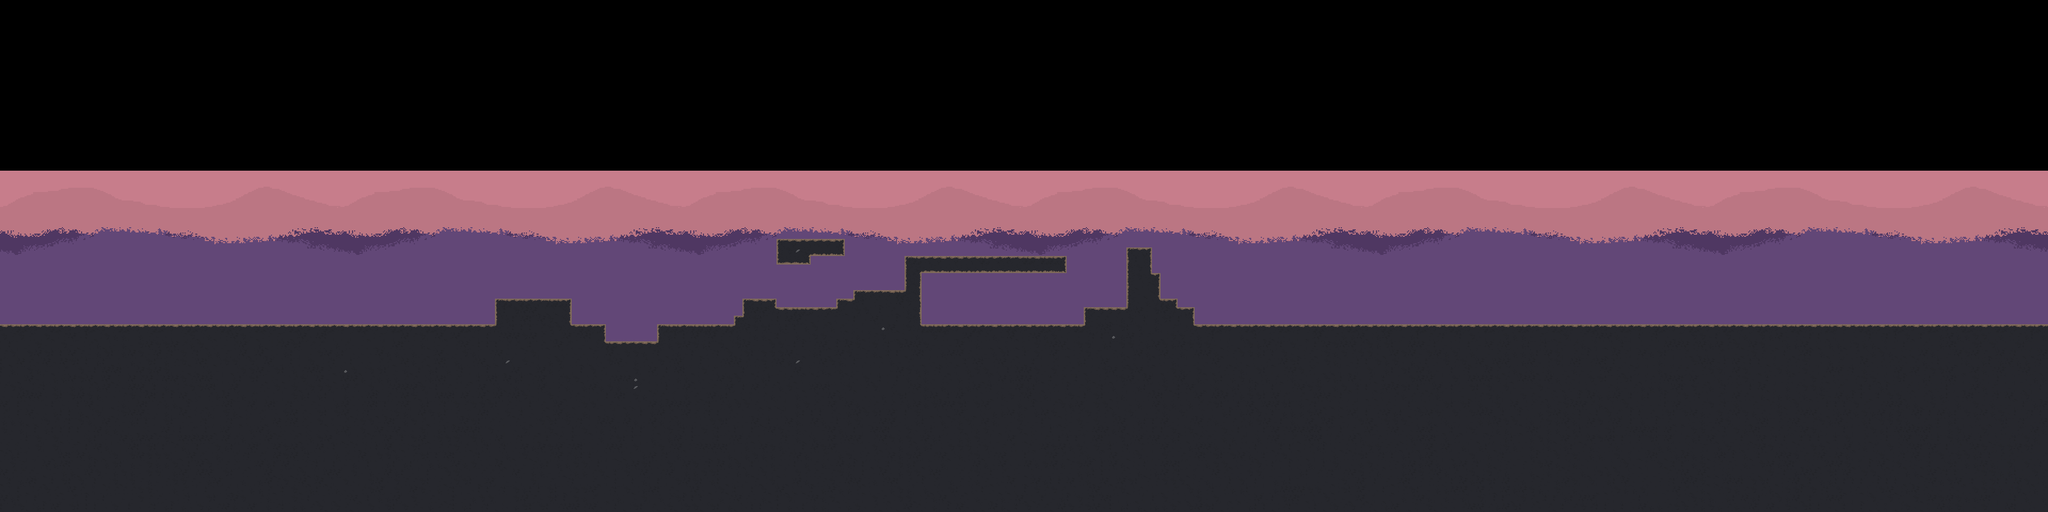

Rendered tile map (Tiled .tmx) drawn with the repository's tilesets; below, a short description and the map source with its tile grids summarised:
An orthogonal 240x60 tile map with 16x16 px tiles, 2 tile layers (Background, Ground), 2 tilesets and 24 objects (5x enemy, playerStart, goal).

<map version="1.2" tiledversion="1.3.4" orientation="orthogonal" renderorder="right-down" width="240" height="60" tilewidth="16" tileheight="16" infinite="0" nextlayerid="9" nextobjectid="81">
 <editorsettings>
  <export format="lua" />
 </editorsettings>
 <tileset firstgid="1" source="../assets/background.tsx" />
 <tileset firstgid="801" source="../assets/main.tsx" />
 <layer id="6" name="Background" width="240" height="60">
  <data>[14400 cells, 4800 non-empty, 800 distinct tile ids]</data>
 </layer>
 <layer id="7" name="Ground" width="240" height="60">
  <data>[14400 cells, 5475 non-empty, 32 distinct tile ids]</data>
 </layer>
 <objectgroup id="2" name="Collision LAyer">
  <properties>
   <property name="isCollision" type="bool" value="true" />
  </properties>
  <object id="63" x="1728" y="608" width="576" height="80" />
  <object id="64" x="2032" y="576" width="208" height="32" />
  <object id="65" x="2112" y="224" width="48" height="352" />
  <object id="66" x="1696" y="480" width="304" height="32" />
  <object id="67" x="1696" y="512" width="32" height="112" />
  <object id="68" x="1600" y="544" width="96" height="80" />
  <object id="69" x="1568" y="560" width="32" height="64" />
  <object id="70" x="1456" y="576" width="112" height="48" />
  <object id="71" x="1392" y="560" width="64" height="64" />
  <object id="72" x="1376" y="592" width="16" height="32" />
  <object id="73" x="1456" y="448" width="64" height="48" />
  <object id="74" x="1520" y="448" width="64" height="32" />
  <object id="75" x="1232" y="608" width="144" height="48" />
  <object id="76" x="1136" y="640" width="96" height="16" />
  <object id="78" x="1072" y="608" width="64" height="48" />
  <object id="79" x="928" y="560" width="144" height="96" />
  <object id="80" x="880" y="144" width="48" height="512" />
 </objectgroup>
 <objectgroup color="#ffaa00" id="3" name="Enemies">
  <properties>
   <property name="isEntities" type="bool" value="true" />
  </properties>
  <object id="38" type="enemy" x="1056" y="560">
   <point />
  </object>
  <object id="39" type="enemy" x="1120" y="608">
   <point />
  </object>
  <object id="40" type="enemy" x="1424" y="560">
   <point />
  </object>
  <object id="41" type="enemy" x="1872" y="480">
   <point />
  </object>
  <object id="42" type="enemy" x="2064" y="576">
   <point />
  </object>
 </objectgroup>
 <objectgroup id="4" name="Entities">
  <properties>
   <property name="isEntities" type="bool" value="true" />
  </properties>
  <object id="13" type="playerStart" x="1888" y="608">
   <point />
  </object>
  <object id="44" type="goal" x="976" y="560">
   <point />
  </object>
 </objectgroup>
</map>
